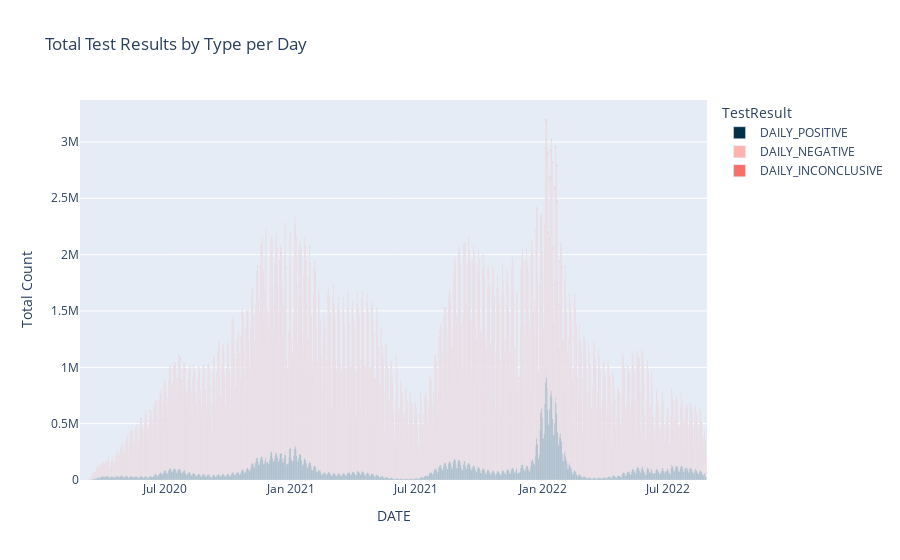

The notebook cell saved with this chart:
### Code cell
df_melted = covid_test_data.melt(id_vars=['DATE'], value_vars=['DAILY_POSITIVE', 'DAILY_NEGATIVE', 'DAILY_INCONCLUSIVE'],
                             var_name='TestResult', value_name='Count')

custom_colors_cases = ['#023047', '#FFB3AE', '#F47068']
fig = px.bar(
    df_melted,
    x="DATE",
    y="Count",
    color="TestResult",
    title="Total Test Results by Type per Day",
    labels={"Count": "Total Count"},
    hover_data=["Count"],
    color_discrete_sequence=custom_colors_cases,
)
fig.show()

### Figure 1 — Plotly figure (JSON) as saved in the notebook; plotly's stock layout.template omitted (floating-point values rounded to 4 significant figures; data arrays with more than 128 entries replaced by an {"elided": "..."} marker saying what was removed)
{"data": [{"alignmentgroup": "True", "hovertemplate": "TestResult=DAILY_POSITIVE<br>DATE=%{x}<br>Total Count=%{y}<extra></extra>", "legendgroup": "DAILY_POSITIVE", "marker": {"color": "#023047", "pattern": {"shape": ""}}, "name": "DAILY_POSITIVE", "offsetgroup": "DAILY_POSITIVE", "orientation": "v", "showlegend": true, "textposition": "auto", "type": "bar", "x": {"elided": "909 str values"}, "xaxis": "x", "y": {"elided": "909 int values"}, "yaxis": "y"}, {"alignmentgroup": "True", "hovertemplate": "TestResult=DAILY_NEGATIVE<br>DATE=%{x}<br>Total Count=%{y}<extra></extra>", "legendgroup": "DAILY_NEGATIVE", "marker": {"color": "#FFB3AE", "pattern": {"shape": ""}}, "name": "DAILY_NEGATIVE", "offsetgroup": "DAILY_NEGATIVE", "orientation": "v", "showlegend": true, "textposition": "auto", "type": "bar", "x": {"elided": "909 str values"}, "xaxis": "x", "y": {"elided": "909 int values"}, "yaxis": "y"}, {"alignmentgroup": "True", "hovertemplate": "TestResult=DAILY_INCONCLUSIVE<br>DATE=%{x}<br>Total Count=%{y}<extra></extra>", "legendgroup": "DAILY_INCONCLUSIVE", "marker": {"color": "#F47068", "pattern": {"shape": ""}}, "name": "DAILY_INCONCLUSIVE", "offsetgroup": "DAILY_INCONCLUSIVE", "orientation": "v", "showlegend": true, "textposition": "auto", "type": "bar", "x": {"elided": "909 str values"}, "xaxis": "x", "y": {"elided": "909 int values"}, "yaxis": "y"}], "layout": {"barmode": "relative", "legend": {"title": {"text": "TestResult"}, "tracegroupgap": 0}, "title": {"text": "Total Test Results by Type per Day"}, "xaxis": {"anchor": "y", "domain": [0, 1], "title": {"text": "DATE"}}, "yaxis": {"anchor": "x", "domain": [0, 1], "title": {"text": "Total Count"}}}}
